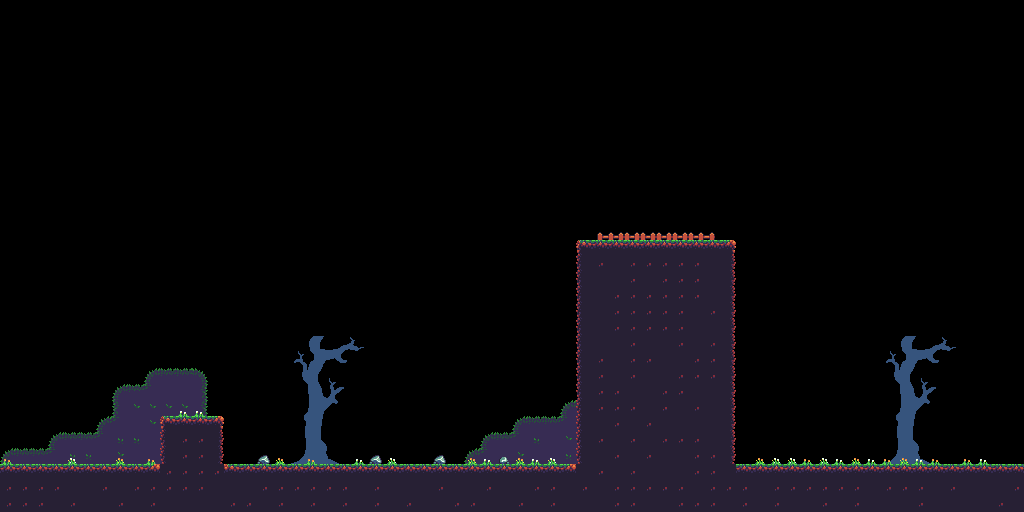

A level layout from a 2D game, rendered from its tile map. Below: a short description, then the map file with tile-grid data replaced by summaries:
An orthogonal 64x32 tile map with 16x16 px tiles, 2 tile layers (bg1, fg1) and 5 objects (ent_player).

<map version="1.2" tiledversion="1.2.0" orientation="orthogonal" renderorder="right-down" width="64" height="32" tilewidth="16" tileheight="16" infinite="0" nextlayerid="6" nextobjectid="13">
 <tileset firstgid="1" source="prototype.tsx" />
 <layer id="5" name="bg1" width="64" height="32">
  <data>[2048 cells, 151 non-empty, 52 distinct tile ids]</data>
 </layer>
 <layer id="4" name="fg1" width="64" height="32">
  <data>[2048 cells, 377 non-empty, 15 distinct tile ids]</data>
 </layer>
 <objectgroup id="2" name="ent">
  <object id="2" name="ent_player" x="32" y="448" width="16" height="16" />
 </objectgroup>
 <objectgroup id="3" name="[phys]">
  <object id="9" x="0" y="464" width="576" height="48" />
  <object id="10" x="160" y="416" width="64" height="48" />
  <object id="11" x="576" y="240" width="160" height="272" />
  <object id="12" x="736" y="464" width="288" height="48" />
 </objectgroup>
</map>
